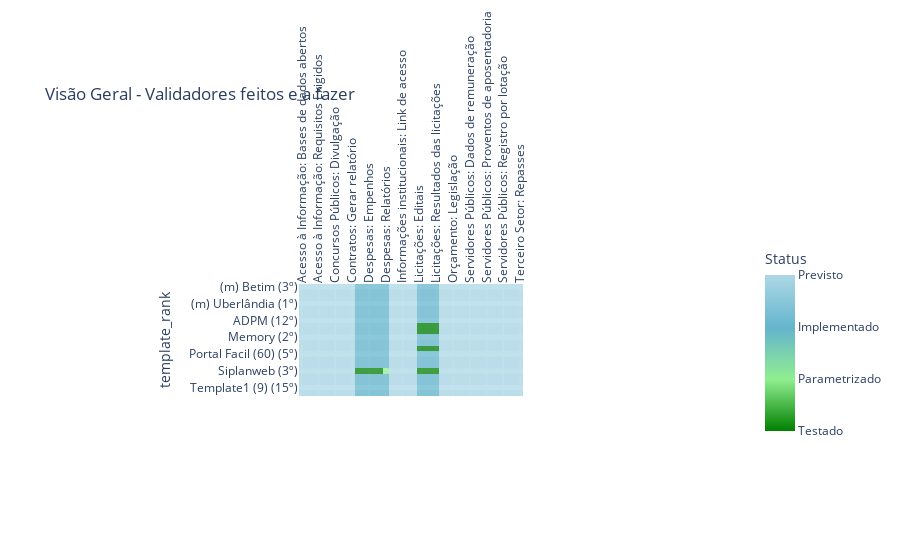

The code cell stored with this chart in its notebook:
### Code cell
import plotly.express as px
import matplotlib.pyplot as plt

def plot_status_epics_dev(df, title, y_column, x_column, hue, showlegend=True):    

    fig = px.imshow(
        df, height=1200, title=title,
        color_continuous_scale=[(0, "green"), (0.33, 'lightgreen'), (0.66, "#64b5cd"), (1, 'lightblue')]
    )     
        
    fig.update_traces(opacity=0.75)
    fig.update_xaxes(tickangle=-90, side="top")
    fig.update_yaxes(showgrid=True, gridwidth=5)
    
    fig.update_layout(coloraxis_colorbar=dict(
        title="Status", 
        tickvals=[1,2,3,4],
        ticktext=["Testado","Parametrizado","Implementado",'Previsto'],
        lenmode="pixels", len=200        
    ))
    
    return fig


figures.plot_status_epics_dev = plot_status_epics_dev

epics_dev_df = pd.read_csv("data/epics_dev.csv", index_col="template_rank")

figures.plot_status_epics_dev(epics_dev_df, title='Visão Geral - Validadores feitos e a fazer',        
        y_column='template', x_column='title', hue="state", showlegend=True)

### Figure 1 — Plotly figure (JSON) as saved in the notebook; plotly's stock layout.template omitted (floating-point values rounded to 4 significant figures; data arrays with more than 128 entries replaced by an {"elided": "..."} marker saying what was removed)
{"data": [{"coloraxis": "coloraxis", "hovertemplate": "x: %{x}<br>template_rank: %{y}<br>color: %{z}<extra></extra>", "name": "0", "opacity": 0.75, "type": "heatmap", "x": ["Acesso à Informação: Bases de dados abertos", "Acesso à Informação: Informações", "Acesso à Informação: Relatório estatístico", "Acesso à Informação: Requisitos Exigidos", "Concursos Públicos: Cópia do edital do concurso", "Concursos Públicos: Dados do Concurso", "Concursos Públicos: Divulgação", "Contratos: Conteúdo integral", "Contratos: Dados dos contratos", "Contratos: Gerar relatório", "Despesas com diárias: Despesas com diárias", "Despesas: Consulta", "Despesas: Empenhos", "Despesas: Gerar relatório", "Despesas: Pagamentos", "Despesas: Relatórios", "Informações institucionais: Conselhos Municipais", "Informações institucionais: Estrutura organizacional", "Informações institucionais: Link de acesso", "Informações institucionais: Registro das competências", "Informações institucionais: Unidades administrativas", "Licitações: Editais", "Licitações: Processos licitatórios", "Licitações: Registro dos procedimentos", "Licitações: Resultados das licitações", "Obras públicas: Dados para acompanhamento", "Orçamento: Execução", "Orçamento: Legislação", "Receitas: Dados das receitas", "Servidores Públicos: Auxilios", "Servidores Públicos: Dados de remuneração", "Servidores Públicos: Dados dos servidores", "Servidores Públicos: Dispêndios", "Servidores Públicos: Proventos de aposentadoria", "Servidores Públicos: Proventos de pensão", "Servidores Públicos: Registro da remuneração", "Servidores Públicos: Registro por lotação", "Servidores Públicos: Relatório mensal", "Terceiro Setor: Dados de Parcerias", "Terceiro Setor: Repasses"], "xaxis": "x", "y": ["(m) Betim (3º)", "(m) Juiz de Fora (2º)", "(m) Teófilo Otoni (4º)", "(m) Uberlândia (1º)", "(m) Varginha (5º)", "ABO (13º)", "ADPM (12º)", "Betha (10º)", "GRP (9º)", "Memory (2º)", "Municipal Net (14º)", "PT (7º)", "Portal Facil (60) (5º)", "Portal Fácil (46) (6º)", "Portaltp (4º)", "Siplanweb (3º)", "Síntese tecnologia informatica (1º)", "Template1 (22) (11º)", "Template1 (9) (15º)", "Template2 (8º)"], "yaxis": "y", "z": {"elided": "20x40 int values"}}], "layout": {"autosize": true, "coloraxis": {"colorbar": {"len": 200, "lenmode": "pixels", "ticktext": ["Testado", "Parametrizado", "Implementado", "Previsto"], "tickvals": [1, 2, 3, 4], "title": {"text": "Status"}}, "colorscale": [[0, "green"], [0.33, "lightgreen"], [0.66, "#64b5cd"], [1, "lightblue"]]}, "title": {"text": "Visão Geral - Validadores feitos e a fazer"}, "xaxis": {"anchor": "y", "autorange": true, "constrain": "domain", "domain": [0, 1], "range": [-0.5, 39.5], "scaleanchor": "y", "side": "top", "tickangle": -90, "type": "category"}, "yaxis": {"anchor": "x", "autorange": true, "constrain": "domain", "domain": [0.2985, 0.7015], "gridwidth": 5, "range": [19.5, -0.5], "showgrid": true, "title": {"text": "template_rank"}, "type": "category"}}}
